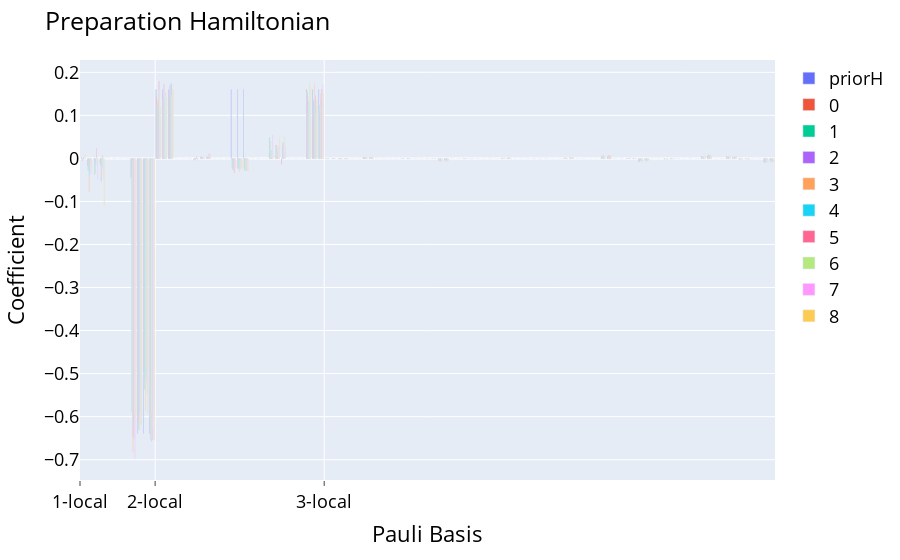

Notebook code for this chart:
### Code cell
compare_preparations(gresults,timestep=16,titles=[f"{i}" for i,_ in enumerate(gresults)])

### Figure 1 — Plotly figure (JSON) as saved in the notebook; plotly's stock layout.template omitted (floating-point values rounded to 4 significant figures)
{"data": [{"alignmentgroup": "True", "hovertemplate": "<b>%{hovertext}</b><br><br>variable=priorH<br>Pauli Basis=%{x}<br>value=%{y}<extra></extra>", "hovertext": ["XIII", "IXII", "IIXI", "IIIX", "YIII", "IYII", "IIYI", "IIIY", "ZIII", "IZII", "IIZI", "IIIZ", "XXII", "IXXI", "IIXX", "XYII", "IXYI", "IIXY", "XZII", "IXZI", "IIXZ", "YXII", "IYXI", "IIYX", "YYII", "IYYI", "IIYY", "YZII", "IYZI", "IIYZ", "ZXII", "IZXI", "IIZX", "ZYII", "IZYI", "IIZY", "ZZII", "IZZI", "IIZZ", "XIXI", "IXIX", "XXXI", "IXXX", "XYXI", "IXYX", "XZXI", "IXZX", "XIYI", "IXIY", "XXYI", "IXXY", "XYYI", "IXYY", "XZYI", "IXZY", "XIZI", "IXIZ", "XXZI", "IXXZ", "XYZI", "IXYZ", "XZZI", "IXZZ", "YIXI", "IYIX", "YXXI", "IYXX", "YYXI", "IYYX", "YZXI", "IYZX", "YIYI", "IYIY", "YXYI", "IYXY", "YYYI", "IYYY", "YZYI", "IYZY", "YIZI", "IYIZ", "YXZI", "IYXZ", "YYZI", "IYYZ", "YZZI", "IYZZ", "ZIXI", "IZIX", "ZXXI", "IZXX", "ZYXI", "IZYX", "ZZXI", "IZZX", "ZIYI", "IZIY", "ZXYI", "IZXY", "ZYYI", "IZYY", "ZZYI", "IZZY", "ZIZI", "IZIZ", "ZXZI", "IZXZ", "ZYZI", "IZYZ", "ZZZI", "IZZZ"], "legendgroup": "priorH", "marker": {"color": "#636efa", "pattern": {"shape": ""}}, "name": "priorH", "offsetgroup": "priorH", "orientation": "v", "showlegend": true, "textposition": "auto", "type": "bar", "x": [0, 1, 2, 3, 4, 5, 6, 7, 8, 9, 10, 11, 12, 13, 14, 15, 16, 17, 18, 19, 20, 21, 22, 23, 24, 25, 26, 27, 28, 29, 30, 31, 32, 33, 34, 35, 36, 37, 38, 39, 40, 41, 42, 43, 44, 45, 46, 47, 48, 49, 50, 51, 52, 53, 54, 55, 56, 57, 58, 59, 60, 61, 62, 63, 64, 65, 66, 67, 68, 69, 70, 71, 72, 73, 74, 75, 76, 77, 78, 79, 80, 81, 82, 83, 84, 85, 86, 87, 88, 89, 90, 91, 92, 93, 94, 95, 96, 97, 98, 99, 100, 101, 102, 103, 104, 105, 106, 107, 108, 109, 110], "xaxis": "x", "y": [0, 0, 0, 0, 0, 0, 0, 0, -0.04456, -0.64, -0.64, -0.64, 0.16, 0.16, 0.16, 0, 0, 0, 0, 0, 0, 0, 0, 0, 0.16, 0.16, 0.16, 0, 0, 0, 0, 0, 0, 0, 0, 0, 0.16, 0.16, 0.16, 0, 0, 0, 0, 0, 0, 0, 0, 0, 0, 0, 0, 0, 0, 0, 0, 0, 0, 0, 0, 0, 0, 0, 0, 0, 0, 0, 0, 0, 0, 0, 0, 0, 0, 0, 0, 0, 0, 0, 0, 0, 0, 0, 0, 0, 0, 0, 0, 0, 0, 0, 0, 0, 0, 0, 0, 0, 0, 0, 0, 0, 0, 0, 0, 0, 0, 0, 0, 0, 0, 0, 0], "yaxis": "y"}, {"alignmentgroup": "True", "hovertemplate": "<b>%{hovertext}</b><br><br>variable=0<br>Pauli Basis=%{x}<br>value=%{y}<extra></extra>", "hovertext": ["XIII", "IXII", "IIXI", "IIIX", "YIII", "IYII", "IIYI", "IIIY", "ZIII", "IZII", "IIZI", "IIIZ", "XXII", "IXXI", "IIXX", "XYII", "IXYI", "IIXY", "XZII", "IXZI", "IIXZ", "YXII", "IYXI", "IIYX", "YYII", "IYYI", "IIYY", "YZII", "IYZI", "IIYZ", "ZXII", "IZXI", "IIZX", "ZYII", "IZYI", "IIZY", "ZZII", "IZZI", "IIZZ", "XIXI", "IXIX", "XXXI", "IXXX", "XYXI", "IXYX", "XZXI", "IXZX", "XIYI", "IXIY", "XXYI", "IXXY", "XYYI", "IXYY", "XZYI", "IXZY", "XIZI", "IXIZ", "XXZI", "IXXZ", "XYZI", "IXYZ", "XZZI", "IXZZ", "YIXI", "IYIX", "YXXI", "IYXX", "YYXI", "IYYX", "YZXI", "IYZX", "YIYI", "IYIY", "YXYI", "IYXY", "YYYI", "IYYY", "YZYI", "IYZY", "YIZI", "IYIZ", "YXZI", "IYXZ", "YYZI", "IYYZ", "YZZI", "IYZZ", "ZIXI", "IZIX", "ZXXI", "IZXX", "ZYXI", "IZYX", "ZZXI", "IZZX", "ZIYI", "IZIY", "ZXYI", "IZXY", "ZYYI", "IZYY", "ZZYI", "IZZY", "ZIZI", "IZIZ", "ZXZI", "IZXZ", "ZYZI", "IZYZ", "ZZZI", "IZZZ"], "legendgroup": "0", "marker": {"color": "#EF553B", "pattern": {"shape": ""}}, "name": "0", "offsetgroup": "0", "orientation": "v", "showlegend": true, "textposition": "auto", "type": "bar", "x": [0, 1, 2, 3, 4, 5, 6, 7, 8, 9, 10, 11, 12, 13, 14, 15, 16, 17, 18, 19, 20, 21, 22, 23, 24, 25, 26, 27, 28, 29, 30, 31, 32, 33, 34, 35, 36, 37, 38, 39, 40, 41, 42, 43, 44, 45, 46, 47, 48, 49, 50, 51, 52, 53, 54, 55, 56, 57, 58, 59, 60, 61, 62, 63, 64, 65, 66, 67, 68, 69, 70, 71, 72, 73, 74, 75, 76, 77, 78, 79, 80, 81, 82, 83, 84, 85, 86, 87, 88, 89, 90, 91, 92, 93, 94, 95, 96, 97, 98, 99, 100, 101, 102, 103, 104, 105, 106, 107, 108, 109, 110], "xaxis": "x", "y": [0.003039, -0.01755, -0.001734, -0.01278, 0, 0, 0, 0, -0.0398, -0.6094, -0.4933, -0.6001, 0.1432, 0.1489, 0.1446, 0, 0, 0, -0.004323, 0.003372, 0.002373, 0, 0, 0, -0.00185, -0.02278, -0.02221, 0, 0, 0, 0.01252, 0.004275, -0.01357, 0, 0, 0, 0.1608, 0.09803, 0.1101, 0.0002534, 0.0003556, -0.0001468, 0.0004468, 0, 0, 0.003162, 0.002002, 0, 0, 0, 0, -6.817e-05, -0.0001797, 0, 0, -0.0001084, 9.358e-05, -0.004829, -0.003853, 0, 0, 0.0003476, -8.263e-05, 0, 0, 0, 0, 7.76e-06, -0.000588, 0, 0, -0.0001639, -0.0001616, -8.66e-06, 3.789e-05, 0, 0, 0.000151, 0.001224, 0, 0, 0, 0, 0.0004972, 0.004883, 0, 0, -0.0002805, -0.0005164, -0.007248, -0.003382, 0, 0, -3.376e-05, 0.0006183, 0, 0, 0, 0, 0.00572, 0.004233, 0, 0, 0.004438, 0.001649, -0.0007306, -0.000219, 0, 0, -0.008455, -0.004022], "yaxis": "y"}, {"alignmentgroup": "True", "hovertemplate": "<b>%{hovertext}</b><br><br>variable=1<br>Pauli Basis=%{x}<br>value=%{y}<extra></extra>", "hovertext": ["XIII", "IXII", "IIXI", "IIIX", "YIII", "IYII", "IIYI", "IIIY", "ZIII", "IZII", "IIZI", "IIIZ", "XXII", "IXXI", "IIXX", "XYII", "IXYI", "IIXY", "XZII", "IXZI", "IIXZ", "YXII", "IYXI", "IIYX", "YYII", "IYYI", "IIYY", "YZII", "IYZI", "IIYZ", "ZXII", "IZXI", "IIZX", "ZYII", "IZYI", "IIZY", "ZZII", "IZZI", "IIZZ", "XIXI", "IXIX", "XXXI", "IXXX", "XYXI", "IXYX", "XZXI", "IXZX", "XIYI", "IXIY", "XXYI", "IXXY", "XYYI", "IXYY", "XZYI", "IXZY", "XIZI", "IXIZ", "XXZI", "IXXZ", "XYZI", "IXYZ", "XZZI", "IXZZ", "YIXI", "IYIX", "YXXI", "IYXX", "YYXI", "IYYX", "YZXI", "IYZX", "YIYI", "IYIY", "YXYI", "IYXY", "YYYI", "IYYY", "YZYI", "IYZY", "YIZI", "IYIZ", "YXZI", "IYXZ", "YYZI", "IYYZ", "YZZI", "IYZZ", "ZIXI", "IZIX", "ZXXI", "IZXX", "ZYXI", "IZYX", "ZZXI", "IZZX", "ZIYI", "IZIY", "ZXYI", "IZXY", "ZYYI", "IZYY", "ZZYI", "IZZY", "ZIZI", "IZIZ", "ZXZI", "IZXZ", "ZYZI", "IZYZ", "ZZZI", "IZZZ"], "legendgroup": "1", "marker": {"color": "#00cc96", "pattern": {"shape": ""}}, "name": "1", "offsetgroup": "1", "orientation": "v", "showlegend": true, "textposition": "auto", "type": "bar", "x": [0, 1, 2, 3, 4, 5, 6, 7, 8, 9, 10, 11, 12, 13, 14, 15, 16, 17, 18, 19, 20, 21, 22, 23, 24, 25, 26, 27, 28, 29, 30, 31, 32, 33, 34, 35, 36, 37, 38, 39, 40, 41, 42, 43, 44, 45, 46, 47, 48, 49, 50, 51, 52, 53, 54, 55, 56, 57, 58, 59, 60, 61, 62, 63, 64, 65, 66, 67, 68, 69, 70, 71, 72, 73, 74, 75, 76, 77, 78, 79, 80, 81, 82, 83, 84, 85, 86, 87, 88, 89, 90, 91, 92, 93, 94, 95, 96, 97, 98, 99, 100, 101, 102, 103, 104, 105, 106, 107, 108, 109, 110], "xaxis": "x", "y": [0.001434, -0.02832, -0.03721, -0.01634, 0, 0, 0, 0, -0.5888, -0.63, -0.5377, -0.6531, 0.1167, 0.1391, 0.1581, 0, 0, 0, -0.00126, 0.004033, 0.005034, 0, 0, 0, -0.0213, -0.02336, -0.02764, 0, 0, 0, 0.04849, 0.03092, 0.02895, 0, 0, 0, 0.1529, 0.1364, 0.1238, 0.0004539, 0.0005353, -0.00108, -0.001474, 0, 0, 0.001986, 0.002064, 0, 0, 0, 0, 0.000247, 0.0007421, 0, 0, -2.493e-06, 0.0001263, -0.004726, -0.00434, 0, 0, 0.0002344, -4.809e-06, 0, 0, 0, 0, 0.0009608, 0.001144, 0, 0, -0.0001974, -0.0002224, -6.357e-05, -5.651e-05, 0, 0, 0.0009856, 0.001455, 0, 0, 0, 0, 0.004396, 0.00516, 0, 0, 0.00095, 0.0002587, -0.006925, -0.00572, 0, 0, -0.001119, -0.0007454, 0, 0, 0, 0, 0.005492, 0.006759, 0, 0, 0.005217, 0.002981, -0.002403, -0.001508, 0, 0, -0.009693, -0.006575], "yaxis": "y"}, {"alignmentgroup": "True", "hovertemplate": "<b>%{hovertext}</b><br><br>variable=2<br>Pauli Basis=%{x}<br>value=%{y}<extra></extra>", "hovertext": ["XIII", "IXII", "IIXI", "IIIX", "YIII", "IYII", "IIYI", "IIIY", "ZIII", "IZII", "IIZI", "IIIZ", "XXII", "IXXI", "IIXX", "XYII", "IXYI", "IIXY", "XZII", "IXZI", "IIXZ", "YXII", "IYXI", "IIYX", "YYII", "IYYI", "IIYY", "YZII", "IYZI", "IIYZ", "ZXII", "IZXI", "IIZX", "ZYII", "IZYI", "IIZY", "ZZII", "IZZI", "IIZZ", "XIXI", "IXIX", "XXXI", "IXXX", "XYXI", "IXYX", "XZXI", "IXZX", "XIYI", "IXIY", "XXYI", "IXXY", "XYYI", "IXYY", "XZYI", "IXZY", "XIZI", "IXIZ", "XXZI", "IXXZ", "XYZI", "IXYZ", "XZZI", "IXZZ", "YIXI", "IYIX", "YXXI", "IYXX", "YYXI", "IYYX", "YZXI", "IYZX", "YIYI", "IYIY", "YXYI", "IYXY", "YYYI", "IYYY", "YZYI", "IYZY", "YIZI", "IYIZ", "YXZI", "IYXZ", "YYZI", "IYYZ", "YZZI", "IYZZ", "ZIXI", "IZIX", "ZXXI", "IZXX", "ZYXI", "IZYX", "ZZXI", "IZZX", "ZIYI", "IZIY", "ZXYI", "IZXY", "ZYYI", "IZYY", "ZZYI", "IZZY", "ZIZI", "IZIZ", "ZXZI", "IZXZ", "ZYZI", "IZYZ", "ZZZI", "IZZZ"], "legendgroup": "2", "marker": {"color": "#ab63fa", "pattern": {"shape": ""}}, "name": "2", "offsetgroup": "2", "orientation": "v", "showlegend": true, "textposition": "auto", "type": "bar", "x": [0, 1, 2, 3, 4, 5, 6, 7, 8, 9, 10, 11, 12, 13, 14, 15, 16, 17, 18, 19, 20, 21, 22, 23, 24, 25, 26, 27, 28, 29, 30, 31, 32, 33, 34, 35, 36, 37, 38, 39, 40, 41, 42, 43, 44, 45, 46, 47, 48, 49, 50, 51, 52, 53, 54, 55, 56, 57, 58, 59, 60, 61, 62, 63, 64, 65, 66, 67, 68, 69, 70, 71, 72, 73, 74, 75, 76, 77, 78, 79, 80, 81, 82, 83, 84, 85, 86, 87, 88, 89, 90, 91, 92, 93, 94, 95, 96, 97, 98, 99, 100, 101, 102, 103, 104, 105, 106, 107, 108, 109, 110], "xaxis": "x", "y": [-0.005362, -0.01929, -0.01155, -0.05334, 0, 0, 0, 0, -0.6437, -0.6168, -0.1028, -0.6574, 0.1315, 0.1719, 0.1697, 0, 0, 0, -0.001737, 0.004753, 0.003234, 0, 0, 0, -0.02512, -0.005976, -0.006039, 0, 0, 0, 0.008402, 0.0312, 0.03609, 0, 0, 0, 0.1442, 0.1331, 0.1378, 0.0004651, 0.0001138, -0.0009693, 6.381e-05, 0, 0, 0.003043, 0.0005832, 0, 0, 0, 0, 2.921e-05, 0.0009789, 0, 0, -2.255e-05, -1.403e-05, -0.004943, -0.001196, 0, 0, 0.0002515, 0.0001306, 0, 0, 0, 0, 0.001087, 0.00205, 0, 0, -0.0001844, -5.938e-05, -1.7e-05, -0.0001246, 0, 0, 0.0003658, 0.0004217, 0, 0, 0, 0, 0.005175, 0.008058, 0, 0, 0.0006479, -0.0008097, -0.008589, -0.001018, 0, 0, -0.001918, 0.0005278, 0, 0, 0, 0, 0.001575, 0.008203, 0, 0, 0.0052, -0.0001641, -0.0007248, -9.594e-05, 0, 0, -0.00976, 0.000888], "yaxis": "y"}, {"alignmentgroup": "True", "hovertemplate": "<b>%{hovertext}</b><br><br>variable=3<br>Pauli Basis=%{x}<br>value=%{y}<extra></extra>", "hovertext": ["XIII", "IXII", "IIXI", "IIIX", "YIII", "IYII", "IIYI", "IIIY", "ZIII", "IZII", "IIZI", "IIIZ", "XXII", "IXXI", "IIXX", "XYII", "IXYI", "IIXY", "XZII", "IXZI", "IIXZ", "YXII", "IYXI", "IIYX", "YYII", "IYYI", "IIYY", "YZII", "IYZI", "IIYZ", "ZXII", "IZXI", "IIZX", "ZYII", "IZYI", "IIZY", "ZZII", "IZZI", "IIZZ", "XIXI", "IXIX", "XXXI", "IXXX", "XYXI", "IXYX", "XZXI", "IXZX", "XIYI", "IXIY", "XXYI", "IXXY", "XYYI", "IXYY", "XZYI", "IXZY", "XIZI", "IXIZ", "XXZI", "IXXZ", "XYZI", "IXYZ", "XZZI", "IXZZ", "YIXI", "IYIX", "YXXI", "IYXX", "YYXI", "IYYX", "YZXI", "IYZX", "YIYI", "IYIY", "YXYI", "IYXY", "YYYI", "IYYY", "YZYI", "IYZY", "YIZI", "IYIZ", "YXZI", "IYXZ", "YYZI", "IYYZ", "YZZI", "IYZZ", "ZIXI", "IZIX", "ZXXI", "IZXX", "ZYXI", "IZYX", "ZZXI", "IZZX", "ZIYI", "IZIY", "ZXYI", "IZXY", "ZYYI", "IZYY", "ZZYI", "IZZY", "ZIZI", "IZIZ", "ZXZI", "IZXZ", "ZYZI", "IZYZ", "ZZZI", "IZZZ"], "legendgroup": "3", "marker": {"color": "#FFA15A", "pattern": {"shape": ""}}, "name": "3", "offsetgroup": "3", "orientation": "v", "showlegend": true, "textposition": "auto", "type": "bar", "x": [0, 1, 2, 3, 4, 5, 6, 7, 8, 9, 10, 11, 12, 13, 14, 15, 16, 17, 18, 19, 20, 21, 22, 23, 24, 25, 26, 27, 28, 29, 30, 31, 32, 33, 34, 35, 36, 37, 38, 39, 40, 41, 42, 43, 44, 45, 46, 47, 48, 49, 50, 51, 52, 53, 54, 55, 56, 57, 58, 59, 60, 61, 62, 63, 64, 65, 66, 67, 68, 69, 70, 71, 72, 73, 74, 75, 76, 77, 78, 79, 80, 81, 82, 83, 84, 85, 86, 87, 88, 89, 90, 91, 92, 93, 94, 95, 96, 97, 98, 99, 100, 101, 102, 103, 104, 105, 106, 107, 108, 109, 110], "xaxis": "x", "y": [-6.004e-07, -0.07814, -0.03641, -0.04212, 0, 0, 0, 0, -0.6819, -0.6311, -0.5867, -0.6503, 0.1349, 0.1748, 0.1594, 0, 0, 0, -0.003578, 0.003893, 0.003294, 0, 0, 0, -0.0275, -0.03165, -0.02948, 0, 0, 0, 0.04041, 0.02742, 0.03818, 0, 0, 0, 0.103, 0.1739, 0.1505, 0.0007275, 0.0009174, -0.002351, -0.002098, 0, 0, 0.002647, 0.00281, 0, 0, 0, 0, 0.0002935, 0.0008915, 0, 0, -6.177e-05, 0.0002325, -0.006436, -0.007187, 0, 0, 0.0006498, -1.842e-05, 0, 0, 0, 0, 0.001258, 0.001573, 0, 0, -0.0003036, -0.0003709, 0.0001681, -6.14e-05, 0, 0, 0.001687, 0.001971, 0, 0, 0, 0, 0.007163, 0.007824, 0, 0, 0.001041, 0.001194, -0.006247, -0.00783, 0, 0, -0.0002122, -0.001876, 0, 0, 0, 0, 0.005091, 0.008431, 0, 0, 0.00462, 0.00515, -0.00308, -0.001896, 0, 0, -0.008689, -0.01058], "yaxis": "y"}, {"alignmentgroup": "True", "hovertemplate": "<b>%{hovertext}</b><br><br>variable=4<br>Pauli Basis=%{x}<br>value=%{y}<extra></extra>", "hovertext": ["XIII", "IXII", "IIXI", "IIIX", "YIII", "IYII", "IIYI", "IIIY", "ZIII", "IZII", "IIZI", "IIIZ", "XXII", "IXXI", "IIXX", "XYII", "IXYI", "IIXY", "XZII", "IXZI", "IIXZ", "YXII", "IYXI", "IIYX", "YYII", "IYYI", "IIYY", "YZII", "IYZI", "IIYZ", "ZXII", "IZXI", "IIZX", "ZYII", "IZYI", "IIZY", "ZZII", "IZZI", "IIZZ", "XIXI", "IXIX", "XXXI", "IXXX", "XYXI", "IXYX", "XZXI", "IXZX", "XIYI", "IXIY", "XXYI", "IXXY", "XYYI", "IXYY", "XZYI", "IXZY", "XIZI", "IXIZ", "XXZI", "IXXZ", "XYZI", "IXYZ", "XZZI", "IXZZ", "YIXI", "IYIX", "YXXI", "IYXX", "YYXI", "IYYX", "YZXI", "IYZX", "YIYI", "IYIY", "YXYI", "IYXY", "YYYI", "IYYY", "YZYI", "IYZY", "YIZI", "IYIZ", "YXZI", "IYXZ", "YYZI", "IYYZ", "YZZI", "IYZZ", "ZIXI", "IZIX", "ZXXI", "IZXX", "ZYXI", "IZYX", "ZZXI", "IZZX", "ZIYI", "IZIY", "ZXYI", "IZXY", "ZYYI", "IZYY", "ZZYI", "IZZY", "ZIZI", "IZIZ", "ZXZI", "IZXZ", "ZYZI", "IZYZ", "ZZZI", "IZZZ"], "legendgroup": "4", "marker": {"color": "#19d3f3", "pattern": {"shape": ""}}, "name": "4", "offsetgroup": "4", "orientation": "v", "showlegend": true, "textposition": "auto", "type": "bar", "x": [0, 1, 2, 3, 4, 5, 6, 7, 8, 9, 10, 11, 12, 13, 14, 15, 16, 17, 18, 19, 20, 21, 22, 23, 24, 25, 26, 27, 28, 29, 30, 31, 32, 33, 34, 35, 36, 37, 38, 39, 40, 41, 42, 43, 44, 45, 46, 47, 48, 49, 50, 51, 52, 53, 54, 55, 56, 57, 58, 59, 60, 61, 62, 63, 64, 65, 66, 67, 68, 69, 70, 71, 72, 73, 74, 75, 76, 77, 78, 79, 80, 81, 82, 83, 84, 85, 86, 87, 88, 89, 90, 91, 92, 93, 94, 95, 96, 97, 98, 99, 100, 101, 102, 103, 104, 105, 106, 107, 108, 109, 110], "xaxis": "x", "y": [-0.002798, -0.0397, -0.01532, -0.02261, 0, 0, 0, 0, -0.6273, -0.5928, -0.5121, -0.5909, 0.1183, 0.1412, 0.1752, 0, 0, 0, -0.0013, 0.002268, 0.003213, 0, 0, 0, -0.0216, -0.02189, -0.02735, 0, 0, 0, 0.01862, 0.01623, 0.005803, 0, 0, 0, 0.1333, 0.13, 0.129, 0.0004166, 0.0005406, -0.0007422, -0.0003057, 0, 0, 0.001916, 0.002401, 0, 0, 0, 0, 0.0001425, 0.0001436, 0, 0, -1.402e-06, 9.148e-05, -0.00424, -0.0045, 0, 0, 0.0002119, 4.85e-06, 0, 0, 0, 0, 0.0005486, 7.415e-05, 0, 0, -0.0001811, -0.0002364, -7.466e-07, 1.345e-05, 0, 0, 0.0009851, 0.001421, 0, 0, 0, 0, 0.004518, 0.005313, 0, 0, 0.0005312, -0.0003107, -0.005691, -0.005715, 0, 0, -0.0005289, 0.0002083, 0, 0, 0, 0, 0.004729, 0.006671, 0, 0, 0.004152, 0.002685, -0.001161, -0.0008326, 0, 0, -0.008164, -0.006277], "yaxis": "y"}, {"alignmentgroup": "True", "hovertemplate": "<b>%{hovertext}</b><br><br>variable=5<br>Pauli Basis=%{x}<br>value=%{y}<extra></extra>", "hovertext": ["XIII", "IXII", "IIXI", "IIIX", "YIII", "IYII", "IIYI", "IIIY", "ZIII", "IZII", "IIZI", "IIIZ", "XXII", "IXXI", "IIXX", "XYII", "IXYI", "IIXY", "XZII", "IXZI", "IIXZ", "YXII", "IYXI", "IIYX", "YYII", "IYYI", "IIYY", "YZII", "IYZI", "IIYZ", "ZXII", "IZXI", "IIZX", "ZYII", "IZYI", "IIZY", "ZZII", "IZZI", "IIZZ", "XIXI", "IXIX", "XXXI", "IXXX", "XYXI", "IXYX", "XZXI", "IXZX", "XIYI", "IXIY", "XXYI", "IXXY", "XYYI", "IXYY", "XZYI", "IXZY", "XIZI", "IXIZ", "XXZI", "IXXZ", "XYZI", "IXYZ", "XZZI", "IXZZ", "YIXI", "IYIX", "YXXI", "IYXX", "YYXI", "IYYX", "YZXI", "IYZX", "YIYI", "IYIY", "YXYI", "IYXY", "YYYI", "IYYY", "YZYI", "IYZY", "YIZI", "IYIZ", "YXZI", "IYXZ", "YYZI", "IYYZ", "YZZI", "IYZZ", "ZIXI", "IZIX", "ZXXI", "IZXX", "ZYXI", "IZYX", "ZZXI", "IZZX", "ZIYI", "IZIY", "ZXYI", "IZXY", "ZYYI", "IZYY", "ZZYI", "IZZY", "ZIZI", "IZIZ", "ZXZI", "IZXZ", "ZYZI", "IZYZ", "ZZZI", "IZZZ"], "legendgroup": "5", "marker": {"color": "#FF6692", "pattern": {"shape": ""}}, "name": "5", "offsetgroup": "5", "orientation": "v", "showlegend": true, "textposition": "auto", "type": "bar", "x": [0, 1, 2, 3, 4, 5, 6, 7, 8, 9, 10, 11, 12, 13, 14, 15, 16, 17, 18, 19, 20, 21, 22, 23, 24, 25, 26, 27, 28, 29, 30, 31, 32, 33, 34, 35, 36, 37, 38, 39, 40, 41, 42, 43, 44, 45, 46, 47, 48, 49, 50, 51, 52, 53, 54, 55, 56, 57, 58, 59, 60, 61, 62, 63, 64, 65, 66, 67, 68, 69, 70, 71, 72, 73, 74, 75, 76, 77, 78, 79, 80, 81, 82, 83, 84, 85, 86, 87, 88, 89, 90, 91, 92, 93, 94, 95, 96, 97, 98, 99, 100, 101, 102, 103, 104, 105, 106, 107, 108, 109, 110], "xaxis": "x", "y": [0.003287, -0.01133, 0.02368, 0.00711, 0, 0, 0, 0, -0.6509, -0.5891, -0.5218, -0.6544, 0.1798, 0.1524, 0.1735, 0, 0, 0, 0.005258, 0.00205, 0.01098, 0, 0, 0, -0.03312, -0.02358, -0.02919, 0, 0, 0, 0.002503, 0.006122, 0.01192, 0, 0, 0, 0.129, 0.1455, 0.1598, 0.0006925, 0.0007211, -0.001307, 0.0003827, 0, 0, 0.003006, 0.00242, 0, 0, 0, 0, 0.0005361, 0.000311, 0, 0, 0.0001727, 5.721e-05, -0.007119, -0.006059, 0, 0, -0.0003152, -3.709e-05, 0, 0, 0, 0, 0.0005603, 0.0003244, 0, 0, -0.0003046, -0.0003025, 2.265e-05, -0.0002236, 0, 0, 0.001633, 0.001631, 0, 0, 0, 0, 0.007807, 0.007003, 0, 0, 2.389e-05, -0.001406, -0.005735, -0.006066, 0, 0, -0.0003262, -0.0003593, 0, 0, 0, 0, 0.004992, 0.007823, 0, 0, 0.004872, 0.003557, -0.0002556, -0.0001623, 0, 0, -0.00987, -0.00818], "yaxis": "y"}, {"alignmentgroup": "True", "hovertemplate": "<b>%{hovertext}</b><br><br>variable=6<br>Pauli Basis=%{x}<br>value=%{y}<extra></extra>", "hovertext": ["XIII", "IXII", "IIXI", "IIIX", "YIII", "IYII", "IIYI", "IIIY", "ZIII", "IZII", "IIZI", "IIIZ", "XXII", "IXXI", "IIXX", "XYII", "IXYI", "IIXY", "XZII", "IXZI", "IIXZ", "YXII", "IYXI", "IIYX", "YYII", "IYYI", "IIYY", "YZII", "IYZI", "IIYZ", "ZXII", "IZXI", "IIZX", "ZYII", "IZYI", "IIZY", "ZZII", "IZZI", "IIZZ", "XIXI", "IXIX", "XXXI", "IXXX", "XYXI", "IXYX", "XZXI", "IXZX", "XIYI", "IXIY", "XXYI", "IXXY", "XYYI", "IXYY", "XZYI", "IXZY", "XIZI", "IXIZ", "XXZI", "IXXZ", "XYZI", "IXYZ", "XZZI", "IXZZ", "YIXI", "IYIX", "YXXI", "IYXX", "YYXI", "IYYX", "YZXI", "IYZX", "YIYI", "IYIY", "YXYI", "IYXY", "YYYI", "IYYY", "YZYI", "IYZY", "YIZI", "IYIZ", "YXZI", "IYXZ", "YYZI", "IYYZ", "YZZI", "IYZZ", "ZIXI", "IZIX", "ZXXI", "IZXX", "ZYXI", "IZYX", "ZZXI", "IZZX", "ZIYI", "IZIY", "ZXYI", "IZXY", "ZYYI", "IZYY", "ZZYI", "IZZY", "ZIZI", "IZIZ", "ZXZI", "IZXZ", "ZYZI", "IZYZ", "ZZZI", "IZZZ"], "legendgroup": "6", "marker": {"color": "#B6E880", "pattern": {"shape": ""}}, "name": "6", "offsetgroup": "6", "orientation": "v", "showlegend": true, "textposition": "auto", "type": "bar", "x": [0, 1, 2, 3, 4, 5, 6, 7, 8, 9, 10, 11, 12, 13, 14, 15, 16, 17, 18, 19, 20, 21, 22, 23, 24, 25, 26, 27, 28, 29, 30, 31, 32, 33, 34, 35, 36, 37, 38, 39, 40, 41, 42, 43, 44, 45, 46, 47, 48, 49, 50, 51, 52, 53, 54, 55, 56, 57, 58, 59, 60, 61, 62, 63, 64, 65, 66, 67, 68, 69, 70, 71, 72, 73, 74, 75, 76, 77, 78, 79, 80, 81, 82, 83, 84, 85, 86, 87, 88, 89, 90, 91, 92, 93, 94, 95, 96, 97, 98, 99, 100, 101, 102, 103, 104, 105, 106, 107, 108, 109, 110], "xaxis": "x", "y": [0.007034, -0.01853, 0.001438, -0.04762, 0, 0, 0, 0, -0.05997, -0.6188, -0.5471, -0.625, 0.159, 0.1465, 0.1459, 0, 0, 0, -0.001265, 0.001424, 0.001967, 0, 0, 0, -0.003299, -0.02455, -0.02487, 0, 0, 0, 0.01365, 0.02542, 0.05052, 0, 0, 0, 0.1765, 0.1025, 0.1142, 0.0003179, 0.0004406, -0.001445, -0.001492, 0, 0, 0.003376, 0.002062, 0, 0, 0, 0, 0.0005271, 0.0008271, 0, 0, -6.917e-05, 8.129e-07, -0.005684, -0.00425, 0, 0, 0.0001667, -8.158e-06, 0, 0, 0, 0, 0.0002164, 0.002013, 0, 0, -0.0002165, -0.0001837, 2.449e-06, -0.0002383, 0, 0, 0.0002349, 0.001345, 0, 0, 0, 0, 0.0007834, 0.004899, 0, 0, 0.001178, 0.0007795, -0.00779, -0.004099, 0, 0, -0.002003, -0.001655, 0, 0, 0, 0, 0.006674, 0.004593, 0, 0, 0.005008, 0.002174, -0.0006884, -0.0008903, 0, 0, -0.009458, -0.004822], "yaxis": "y"}, {"alignmentgroup": "True", "hovertemplate": "<b>%{hovertext}</b><br><br>variable=7<br>Pauli Basis=%{x}<br>value=%{y}<extra></extra>", "hovertext": ["XIII", "IXII", "IIXI", "IIIX", "YIII", "IYII", "IIYI", "IIIY", "ZIII", "IZII", "IIZI", "IIIZ", "XXII", "IXXI", "IIXX", "XYII", "IXYI", "IIXY", "XZII", "IXZI", "IIXZ", "YXII", "IYXI", "IIYX", "YYII", "IYYI", "IIYY", "YZII", "IYZI", "IIYZ", "ZXII", "IZXI", "IIZX", "ZYII", "IZYI", "IIZY", "ZZII", "IZZI", "IIZZ", "XIXI", "IXIX", "XXXI", "IXXX", "XYXI", "IXYX", "XZXI", "IXZX", "XIYI", "IXIY", "XXYI", "IXXY", "XYYI", "IXYY", "XZYI", "IXZY", "XIZI", "IXIZ", "XXZI", "IXXZ", "XYZI", "IXYZ", "XZZI", "IXZZ", "YIXI", "IYIX", "YXXI", "IYXX", "YYXI", "IYYX", "YZXI", "IYZX", "YIYI", "IYIY", "YXYI", "IYXY", "YYYI", "IYYY", "YZYI", "IYZY", "YIZI", "IYIZ", "YXZI", "IYXZ", "YYZI", "IYYZ", "YZZI", "IYZZ", "ZIXI", "IZIX", "ZXXI", "IZXX", "ZYXI", "IZYX", "ZZXI", "IZZX", "ZIYI", "IZIY", "ZXYI", "IZXY", "ZYYI", "IZYY", "ZZYI", "IZZY", "ZIZI", "IZIZ", "ZXZI", "IZXZ", "ZYZI", "IZYZ", "ZZZI", "IZZZ"], "legendgroup": "7", "marker": {"color": "#FF97FF", "pattern": {"shape": ""}}, "name": "7", "offsetgroup": "7", "orientation": "v", "showlegend": true, "textposition": "auto", "type": "bar", "x": [0, 1, 2, 3, 4, 5, 6, 7, 8, 9, 10, 11, 12, 13, 14, 15, 16, 17, 18, 19, 20, 21, 22, 23, 24, 25, 26, 27, 28, 29, 30, 31, 32, 33, 34, 35, 36, 37, 38, 39, 40, 41, 42, 43, 44, 45, 46, 47, 48, 49, 50, 51, 52, 53, 54, 55, 56, 57, 58, 59, 60, 61, 62, 63, 64, 65, 66, 67, 68, 69, 70, 71, 72, 73, 74, 75, 76, 77, 78, 79, 80, 81, 82, 83, 84, 85, 86, 87, 88, 89, 90, 91, 92, 93, 94, 95, 96, 97, 98, 99, 100, 101, 102, 103, 104, 105, 106, 107, 108, 109, 110], "xaxis": "x", "y": [-0.00131, -0.03484, -0.04991, -0.03367, 0, 0, 0, 0, -0.6984, -0.6156, -0.5432, -0.6527, 0.07186, 0.1408, 0.1545, 0, 0, 0, -0.004947, 0.002746, 0.008241, 0, 0, 0, -0.0152, -0.02347, -0.02723, 0, 0, 0, 0.05578, 0.0317, 0.03014, 0, 0, 0, 0.1048, 0.1215, 0.1719, 0.0002053, 0.0006057, -0.000568, -0.001625, 0, 0, 0.00117, 0.002117, 0, 0, 0, 0, 8.29e-06, 0.0006148, 0, 0, -0.0001222, 0.0001618, -0.002318, -0.006203, 0, 0, 0.0003734, 0.0001794, 0, 0, 0, 0, 0.0006463, 0.001167, 0, 0, -9.62e-05, -0.0002478, -3.644e-06, -1.45e-05, 0, 0, 0.0006862, 0.001436, 0, 0, 0, 0, 0.00284, 0.007116, 0, 0, 0.0008147, 0.0002535, -0.005055, -0.005174, 0, 0, -0.0003909, -0.0005628, 0, 0, 0, 0, 0.003932, 0.005891, 0, 0, 0.003225, 0.003658, -0.002431, -0.002252, 0, 0, -0.006051, -0.007875], "yaxis": "y"}, {"alignmentgroup": "True", "hovertemplate": "<b>%{hovertext}</b><br><br>variable=8<br>Pauli Basis=%{x}<br>value=%{y}<extra></extra>", "hovertext": ["XIII", "IXII", "IIXI", "IIIX", "YIII", "IYII", "IIYI", "IIIY", "ZIII", "IZII", "IIZI", "IIIZ", "XXII", "IXXI", "IIXX", "XYII", "IXYI", "IIXY", "XZII", "IXZI", "IIXZ", "YXII", "IYXI", "IIYX", "YYII", "IYYI", "IIYY", "YZII", "IYZI", "IIYZ", "ZXII", "IZXI", "IIZX", "ZYII", "IZYI", "IIZY", "ZZII", "IZZI", "IIZZ", "XIXI", "IXIX", "XXXI", "IXXX", "XYXI", "IXYX", "XZXI", "IXZX", "XIYI", "IXIY", "XXYI", "IXXY", "XYYI", "IXYY", "XZYI", "IXZY", "XIZI", "IXIZ", "XXZI", "IXXZ", "XYZI", "IXYZ", "XZZI", "IXZZ", "YIXI", "IYIX", "YXXI", "IYXX", "YYXI", "IYYX", "YZXI", "IYZX", "YIYI", "IYIY", "YXYI", "IYXY", "YYYI", "IYYY", "YZYI", "IYZY", "YIZI", "IYIZ", "YXZI", "IYXZ", "YYZI", "IYYZ", "YZZI", "IYZZ", "ZIXI", "IZIX", "ZXXI", "IZXX", "ZYXI", "IZYX", "ZZXI", "IZZX", "ZIYI", "IZIY", "ZXYI", "IZXY", "ZYYI", "IZYY", "ZZYI", "IZZY", "ZIZI", "IZIZ", "ZXZI", "IZXZ", "ZYZI", "IZYZ", "ZZZI", "IZZZ"], "legendgroup": "8", "marker": {"color": "#FECB52", "pattern": {"shape": ""}}, "name": "8", "offsetgroup": "8", "orientation": "v", "showlegend": true, "textposition": "auto", "type": "bar", "x": [0, 1, 2, 3, 4, 5, 6, 7, 8, 9, 10, 11, 12, 13, 14, 15, 16, 17, 18, 19, 20, 21, 22, 23, 24, 25, 26, 27, 28, 29, 30, 31, 32, 33, 34, 35, 36, 37, 38, 39, 40, 41, 42, 43, 44, 45, 46, 47, 48, 49, 50, 51, 52, 53, 54, 55, 56, 57, 58, 59, 60, 61, 62, 63, 64, 65, 66, 67, 68, 69, 70, 71, 72, 73, 74, 75, 76, 77, 78, 79, 80, 81, 82, 83, 84, 85, 86, 87, 88, 89, 90, 91, 92, 93, 94, 95, 96, 97, 98, 99, 100, 101, 102, 103, 104, 105, 106, 107, 108, 109, 110], "xaxis": "x", "y": [0.009372, -0.02363, -0.01072, -0.1106, 0, 0, 0, 0, -0.6045, -0.6214, -0.5945, -0.6561, 0.1202, 0.1422, 0.16, 0, 0, 0, 0.0006244, 0.002448, 0.005025, 0, 0, 0, -0.02211, -0.0255, -0.02991, 0, 0, 0, 0.005594, 0.04987, 0.004831, 0, 0, 0, 0.166, 0.1345, 0.1512, 0.0005152, 0.0006077, -0.002178, 0.0003317, 0, 0, 0.001939, 0.002318, 0, 0, 0, 0, 0.000798, -0.0003712, 0, 0, -1.844e-05, 0.0001883, -0.004725, -0.005852, 0, 0, 6.028e-05, 6.454e-05, 0, 0, 0, 0, 0.001761, 5.389e-05, 0, 0, -0.0002174, -0.000259, -0.0001128, -2.784e-05, 0, 0, 0.001124, 0.00156, 0, 0, 0, 0, 0.004576, 0.006205, 0, 0, 0.001957, -0.0004864, -0.006984, -0.005688, 0, 0, -0.003663, 0.0008667, 0, 0, 0, 0, 0.006432, 0.006255, 0, 0, 0.005445, 0.004379, -0.000502, -0.002644, 0, 0, -0.01035, -0.008652], "yaxis": "y"}], "layout": {"barmode": "group", "font": {"color": "black", "size": 18}, "legend": {"title": {"text": ""}, "tracegroupgap": 0}, "margin": {"t": 60}, "title": {"text": "Preparation Hamiltonian"}, "xaxis": {"anchor": "y", "domain": [0, 1], "showgrid": true, "ticklen": 5, "ticks": "outside", "ticktext": ["1-local", "2-local", "3-local"], "tickvals": [-0.5, 11.5, 38.5], "title": {"text": "Pauli Basis"}}, "yaxis": {"anchor": "x", "domain": [0, 1], "title": {"text": "Coefficient"}}}}
